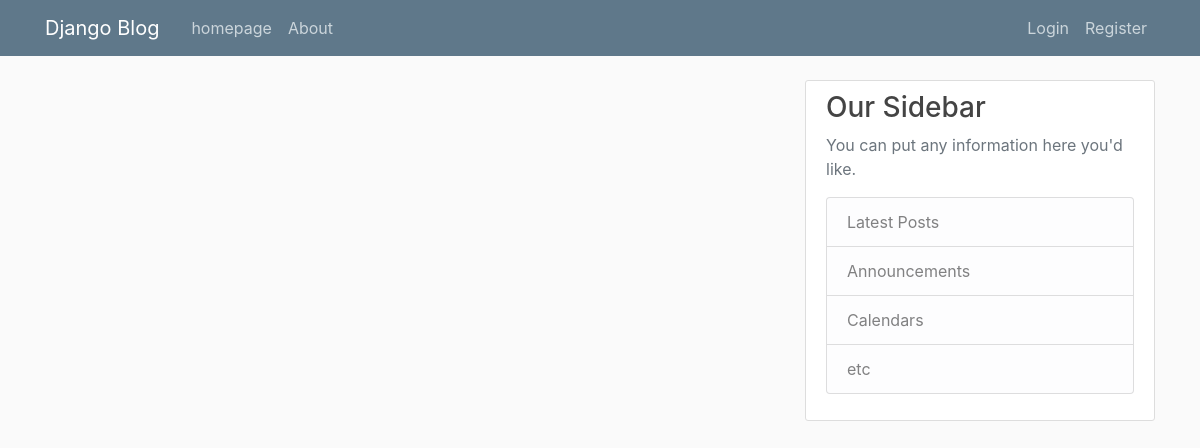
Before: / with the older database file.
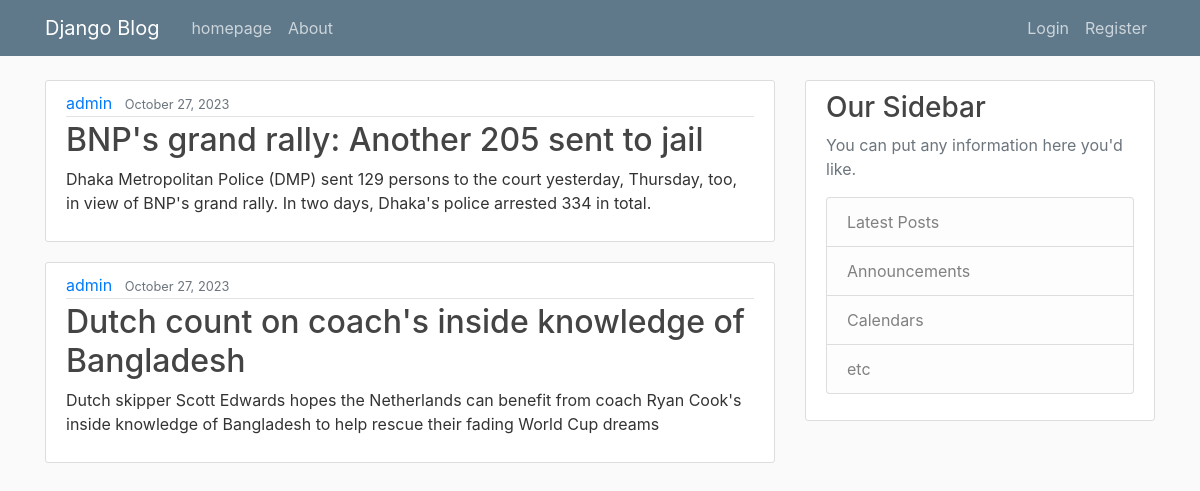
After: the same page with the newer database file.
### blog/models.py (models this page shows)
class Post(models.Model):
    title = models.CharField(max_length=150)
    content = models.TextField()
    post_datetime = models.DateTimeField(default=timezone.now)
    author = models.ForeignKey(User, on_delete=models.CASCADE)

### blog/views.py (the view)
# urls.py: path('', views.homepage, name="blog home"),
def homepage(request):
    posts = Post.objects.all()
    return render(request, "Blog/home.html", {"posts": posts})

### blog/Templates/Blog/home.html
{% extends "Blog/base.html" %}
{% block content %}
{% for post in posts %}
<article class="media content-section">
    <div class="media-body">
        <div class="article-metadata">
            <a class="mr-2" href="#">{{ post.author }}</a>
            <small class="text-muted">{{ post.post_datetime |date:"F  d, Y" }}</small>
        </div>
        <h2><a class="article-title" href="#">{{ post.title }}</a></h2>
        <p class="article-content">{{ post.content }}</p>
    </div>
</article>
{% endfor %}
{% endblock %}

### blog/Templates/Blog/base.html (shortened to what this page needs)
{% load static %}
<!DOCTYPE html>
<html lang="en">
<head>
    <link rel="stylesheet" href="https://cdn.jsdelivr.net/npm/bootstrap@4.4.1/dist/css/bootstrap.min.css"
>
    <link rel="stylesheet" type="text/css" href="{% static 'Blog/main.css'  %}">
</head>
<body>
<header class="site-header">
    <nav class="navbar navbar-expand-md navbar-dark bg-steel fixed-top">
        <div class="container">
            <a class="navbar-brand mr-4" href="/">Django Blog</a>
            <div class="collapse navbar-collapse" id="navbarToggle">
                <div class="navbar-nav mr-auto">
                    <a class="nav-item nav-link" href="{% url 'blog home' %}">homepage</a>
                    <a class="nav-item nav-link" href="{% url 'blog about' %}">About</a>
                </div>
                <div class="navbar-nav">
                    <a class="nav-item nav-link" href="#">Login</a>
                    <a class="nav-item nav-link" href="#">Register</a>
                </div>
            </div>
        </div>
    </nav>
</header>
<main role="main" class="container">
    <div class="row">
        <div class="col-md-8">
            {% block content %}{% endblock %}
        </div>
        <div class="col-md-4">
            <div class="content-section">
                <h3>Our Sidebar</h3>
                <p class='text-muted'>You can put any information here you'd like.
                <ul class="list-group">
                    <li class="list-group-item list-group-item-light">Latest Posts</li>
                    <li class="list-group-item list-group-item-light">Announcements</li>
                    <li class="list-group-item list-group-item-light">Calendars</li>
                    <li class="list-group-item list-group-item-light">etc</li>
                </ul>
                </p>
            </div>
        </div>
    </div>
</main>
</body>
</html>

### blog/static/Blog/main.css (style rules this page uses)
body { background: #fafafa; color: #333333; margin-top: 5rem; }
h1, h2, h3, h4, h5, h6 { color: #444444; }
ul { margin: 0; }
.bg-steel { background-color: #5f788a; }
.site-header .navbar-nav .nav-link { color: #cbd5db; }
.content-section { background: #ffffff; padding: 10px 20px; border: 1px solid #dddddd; border-radius: 3px; margin-bottom: 20px; }
.article-title { color: #444444; }
.article-content { white-space: pre-line; }
.article-metadata { padding-bottom: 1px; margin-bottom: 4px; border-bottom: 1px solid #e3e3e3 }

Changed rows visible on the page:
added Post: author "admin", post_datetime "October 27, 2023", title "BNP's grand rally: Another 205 sent to jail", content "Dhaka Metropolitan Police (DMP) sent 129 persons to the court yesterday, Thursday, too, in view of BNP's grand rally. In two days, Dhaka's police arrested 334 in total."
added Post: author "admin", post_datetime "October 27, 2023", title "Dutch count on coach's inside knowledge of Bangladesh", content "Dutch skipper Scott Edwards hopes the Netherlands can benefit from coach Ryan Cook's inside knowledge of Bangladesh to help rescue their fading World Cup dreams"
